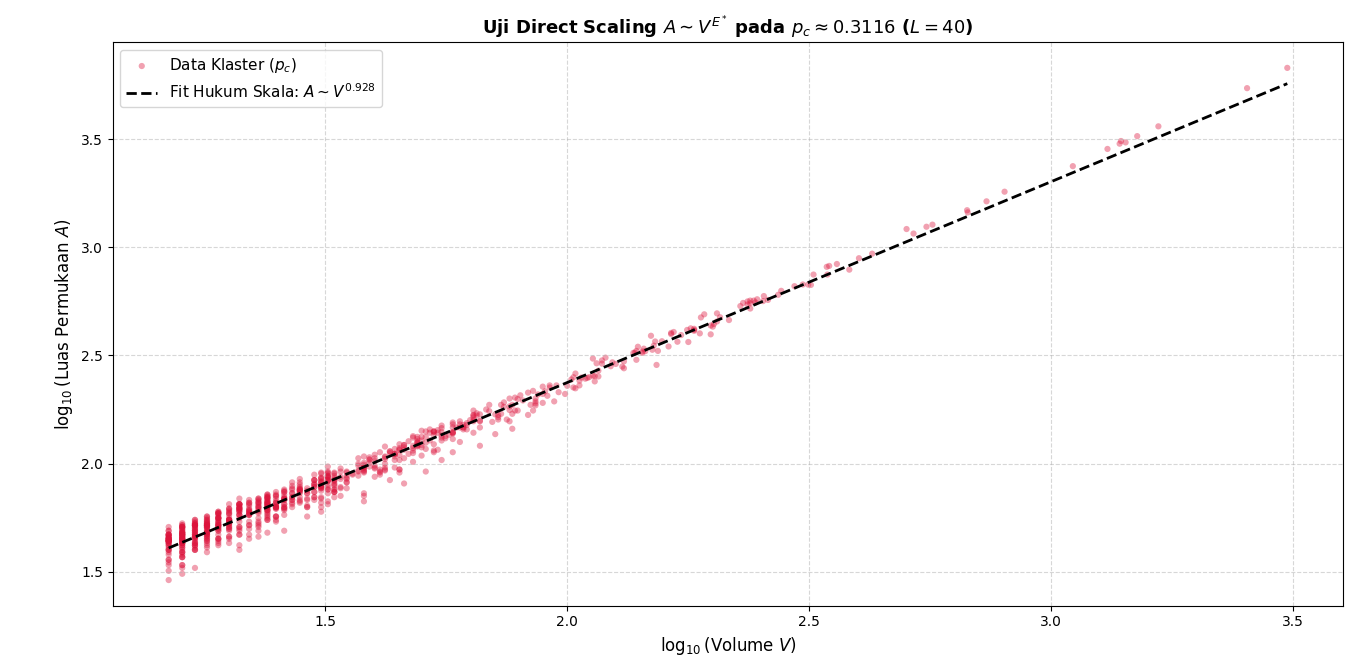

Write Python code to recreate this figure.
import numpy as np
import matplotlib.pyplot as plt
from scipy.ndimage import label, binary_dilation
from scipy.stats import linregress

def extract_cluster_surface_and_volume(labeled_grid, cluster_id):
    """
    Menghitung Volume (V) dan Luas Permukaan (A) dari satu klaster spesifik.
    """
    cluster_mask = (labeled_grid == cluster_id)
    volume = np.sum(cluster_mask)
    
    # Surface/Hull via Dilation
    dilated = binary_dilation(cluster_mask)
    surface_mask = dilated & (~cluster_mask)
    area = np.sum(surface_mask)
    
    return volume, area

def run_scaling_exponent_experiment(L=40, realizations=5):
    print("==================================================")
    print("   UJI HUKUM SKALA DIRECT LOG-LOG: A ~ V^(E*)     ")
    print("==================================================")
    
    p_c = 0.3116
    struct_6 = np.zeros((3, 3, 3), dtype=int)
    struct_6[1, 1, :] = 1; struct_6[1, :, 1] = 1; struct_6[:, 1, 1] = 1

    volumes = []
    areas = []

    for r in range(realizations):
        grid = (np.random.rand(L, L, L) < p_c).astype(int)
        labeled, num_feat = label(grid, structure=struct_6)
        
        for cid in range(1, num_feat + 1):
            v, a = extract_cluster_surface_and_volume(labeled, cid)
            # Filter klaster mikro (v < 15) agar tidak merusak scaling regime
            if v >= 15 and a > 0:
                volumes.append(v)
                areas.append(a)

    volumes = np.array(volumes)
    areas = np.array(areas)

    log_V = np.log10(volumes)
    log_A = np.log10(areas)

    # Regresi Linier Log-Log untuk mendapatkan Eksponen Slope E*
    slope, intercept, r_value, p_value, std_err = linregress(log_V, log_A)

    print(f"Total Klaster Teranalisis (V >= 15) : {len(volumes)}")
    print(f"R-squared (Kualitas Fitting)       : {r_value**2:.4f}")
    print(f"--------------------------------------------------")
    print(f"Eksponen Skala Terukur (Slope E*)   : {slope:.4f} ± {std_err:.4f}")
    print(f"--------------------------------------------------")

    # Visualisasi Direct Scaling Log-Log (Format LaTeX Bersih)
    plt.figure(figsize=(9, 7))
    plt.scatter(log_V, log_A, alpha=0.4, c='crimson', edgecolors='none', s=20, label='Data Klaster ($p_c$)')
    
    fit_x = np.linspace(min(log_V), max(log_V), 100)
    fit_y = slope * fit_x + intercept
    plt.plot(fit_x, fit_y, 'k--', linewidth=2, label=rf'Fit Hukum Skala: $A \sim V^{{{slope:.3f}}}$')

    plt.xlabel(r'$\log_{10}(\text{Volume } V)$', fontsize=12, fontweight='bold')
    plt.ylabel(r'$\log_{10}(\text{Luas Permukaan } A)$', fontsize=12, fontweight='bold')
    plt.title(f'Uji Direct Scaling $A \\sim V^{{E^*}}$ pada $p_c \\approx 0.3116$ ($L={L}$)', fontsize=13, fontweight='bold')
    plt.grid(True, linestyle='--', alpha=0.5)
    plt.legend(fontsize=11)
    
    plt.tight_layout()
    plt.show()

if __name__ == "__main__":
    run_scaling_exponent_experiment(L=40, realizations=5)
